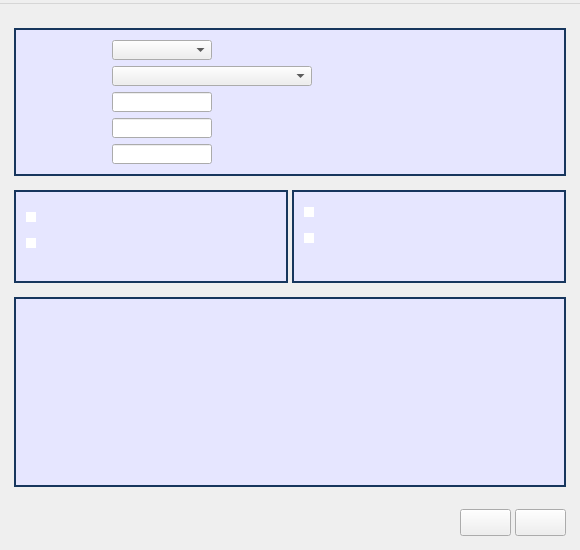
<?xml version="1.0" encoding="UTF-8"?>
<ui version="4.0">
 <class>MainWindow</class>
 <widget class="QMainWindow" name="MainWindow">
  <property name="geometry">
   <rect>
    <x>0</x>
    <y>0</y>
    <width>580</width>
    <height>550</height>
   </rect>
  </property>
  <property name="minimumSize">
   <size>
    <width>580</width>
    <height>550</height>
   </size>
  </property>
  <property name="maximumSize">
   <size>
    <width>580</width>
    <height>583</height>
   </size>
  </property>
  <property name="font">
   <font>
    <pointsize>14</pointsize>
   </font>
  </property>
  <property name="windowTitle">
   <string/>
  </property>
  <property name="windowIcon">
   <iconset resource="resourcescontor.qrc">
    <normaloff>:/images/icons8-blur-80.png</normaloff>:/images/icons8-blur-80.png</iconset>
  </property>
  <property name="styleSheet">
   <string notr="true">QLabel 
{
	font-family: &quot;Segoe UI&quot;;
	font-size: 12pt;
}

QEdit 
{
	font-family: &quot;Segoe UI&quot;;
	font-size: 12pt;
    border-width: 2px;
    border-radius: 10px;
    color: #37F054083F
}

QPushButton 
{
	font-family: &quot;Segoe UI&quot;;
	font-size: 12pt;
}

QComboBox 
{
	font-family: &quot;Segoe UI&quot;;
	font-size: 12pt;
}

QGroupBox  {
    border: 2px solid gray;
    border-color: #FF17365D;
    background-color: #E6E6FF;
	font-family: &quot;Segoe UI&quot;;
	font-size: 12pt;
    margin-top: 10px;
}

QGroupBox::title {
    subcontrol-origin: margin;
    left: 7px;
    padding: -5px 5px 0px 5px;
}

QMenu {
    background-color: white;
    margin: 2px; /* some spacing around the menu */
}

QMenu::item {
    padding: 2px 25px 2px 20px;
    border: 1px solid transparent; /* reserve space for selection border */
}

QMenu::item:selected {
    border-color: darkblue;
    background: rgba(100, 100, 100, 150);
}

QRadioButton::indicator {
    width:                  10px;
    height:                 10px;
    border-radius:       7px;
}

QRadioButton::indicator:checked {
    background-color:       black;
    border:                         4px;
}

QRadioButton::indicator:unchecked {
    background-color:       white;
    border:                         4px;
}


</string>
  </property>
  <property name="iconSize">
   <size>
    <width>50</width>
    <height>50</height>
   </size>
  </property>
  <property name="unifiedTitleAndToolBarOnMac">
   <bool>true</bool>
  </property>
  <widget class="QWidget" name="centralwidget">
   <layout class="QGridLayout" name="gridLayout_5">
    <item row="0" column="0">
     <layout class="QVBoxLayout" name="verticalLayout_5">
      <property name="spacing">
       <number>4</number>
      </property>
      <property name="leftMargin">
       <number>5</number>
      </property>
      <property name="topMargin">
       <number>5</number>
      </property>
      <property name="rightMargin">
       <number>5</number>
      </property>
      <property name="bottomMargin">
       <number>5</number>
      </property>
      <item>
       <widget class="QGroupBox" name="gbInputData">
        <property name="sizePolicy">
         <sizepolicy hsizetype="Preferred" vsizetype="Expanding">
          <horstretch>0</horstretch>
          <verstretch>0</verstretch>
         </sizepolicy>
        </property>
        <property name="maximumSize">
         <size>
          <width>16777215</width>
          <height>200</height>
         </size>
        </property>
        <property name="font">
         <font>
          <family>Segoe UI</family>
          <pointsize>12</pointsize>
         </font>
        </property>
        <property name="title">
         <string/>
        </property>
        <layout class="QGridLayout" name="gridLayout_2">
         <property name="leftMargin">
          <number>10</number>
         </property>
         <property name="topMargin">
          <number>10</number>
         </property>
         <property name="rightMargin">
          <number>10</number>
         </property>
         <property name="bottomMargin">
          <number>10</number>
         </property>
         <item row="2" column="0">
          <layout class="QVBoxLayout" name="verticalLayout_3">
           <item>
            <layout class="QGridLayout" name="gridLayout_6">
             <item row="1" column="1">
              <widget class="QComboBox" name="cbWaterMeterType">
               <property name="minimumSize">
                <size>
                 <width>200</width>
                 <height>0</height>
                </size>
               </property>
               <property name="maximumSize">
                <size>
                 <width>200</width>
                 <height>20</height>
                </size>
               </property>
              </widget>
             </item>
             <item row="4" column="0">
              <widget class="QLabel" name="lbPressure">
               <property name="maximumSize">
                <size>
                 <width>16777215</width>
                 <height>20</height>
                </size>
               </property>
               <property name="text">
                <string/>
               </property>
              </widget>
             </item>
             <item row="2" column="0">
              <widget class="QLabel" name="lbTemperature">
               <property name="minimumSize">
                <size>
                 <width>80</width>
                 <height>20</height>
                </size>
               </property>
               <property name="maximumSize">
                <size>
                 <width>1000</width>
                 <height>20</height>
                </size>
               </property>
               <property name="text">
                <string/>
               </property>
              </widget>
             </item>
             <item row="4" column="1">
              <layout class="QHBoxLayout" name="horizontalLayout_7">
               <item>
                <widget class="QLineEdit" name="lePressure">
                 <property name="minimumSize">
                  <size>
                   <width>100</width>
                   <height>20</height>
                  </size>
                 </property>
                 <property name="maximumSize">
                  <size>
                   <width>100</width>
                   <height>20</height>
                  </size>
                 </property>
                 <property name="font">
                  <font>
                   <pointsize>12</pointsize>
                  </font>
                 </property>
                 <property name="cursorPosition">
                  <number>0</number>
                 </property>
                </widget>
               </item>
               <item>
                <widget class="QLabel" name="lbTab5">
                 <property name="minimumSize">
                  <size>
                   <width>0</width>
                   <height>20</height>
                  </size>
                 </property>
                 <property name="maximumSize">
                  <size>
                   <width>16777215</width>
                   <height>20</height>
                  </size>
                 </property>
                 <property name="text">
                  <string/>
                 </property>
                </widget>
               </item>
              </layout>
             </item>
             <item row="2" column="1">
              <layout class="QHBoxLayout" name="horizontalLayout_5">
               <item>
                <widget class="QLineEdit" name="leTemperature">
                 <property name="minimumSize">
                  <size>
                   <width>100</width>
                   <height>20</height>
                  </size>
                 </property>
                 <property name="maximumSize">
                  <size>
                   <width>100</width>
                   <height>20</height>
                  </size>
                 </property>
                 <property name="font">
                  <font>
                   <pointsize>12</pointsize>
                  </font>
                 </property>
                </widget>
               </item>
               <item>
                <widget class="QLabel" name="lbTab3">
                 <property name="minimumSize">
                  <size>
                   <width>50</width>
                   <height>20</height>
                  </size>
                 </property>
                 <property name="maximumSize">
                  <size>
                   <width>20</width>
                   <height>20</height>
                  </size>
                 </property>
                 <property name="text">
                  <string/>
                 </property>
                </widget>
               </item>
               <item>
                <spacer name="horizontalSpacer_3">
                 <property name="orientation">
                  <enum>Qt::Horizontal</enum>
                 </property>
                 <property name="sizeHint" stdset="0">
                  <size>
                   <width>40</width>
                   <height>20</height>
                  </size>
                 </property>
                </spacer>
               </item>
              </layout>
             </item>
             <item row="3" column="0">
              <widget class="QLabel" name="lbHumidity">
               <property name="minimumSize">
                <size>
                 <width>80</width>
                 <height>20</height>
                </size>
               </property>
               <property name="maximumSize">
                <size>
                 <width>1000</width>
                 <height>20</height>
                </size>
               </property>
               <property name="text">
                <string/>
               </property>
              </widget>
             </item>
             <item row="0" column="1">
              <widget class="QComboBox" name="cbNumberOfWaterMeters">
               <property name="minimumSize">
                <size>
                 <width>100</width>
                 <height>0</height>
                </size>
               </property>
               <property name="maximumSize">
                <size>
                 <width>100</width>
                 <height>20</height>
                </size>
               </property>
              </widget>
             </item>
             <item row="1" column="0">
              <widget class="QLabel" name="lbWaterMeterType">
               <property name="minimumSize">
                <size>
                 <width>80</width>
                 <height>20</height>
                </size>
               </property>
               <property name="maximumSize">
                <size>
                 <width>1000</width>
                 <height>20</height>
                </size>
               </property>
               <property name="text">
                <string/>
               </property>
              </widget>
             </item>
             <item row="0" column="0">
              <widget class="QLabel" name="lbNumberOfWaterMeters">
               <property name="minimumSize">
                <size>
                 <width>80</width>
                 <height>20</height>
                </size>
               </property>
               <property name="maximumSize">
                <size>
                 <width>1000</width>
                 <height>20</height>
                </size>
               </property>
               <property name="text">
                <string/>
               </property>
              </widget>
             </item>
             <item row="3" column="1">
              <layout class="QHBoxLayout" name="horizontalLayout_6">
               <item>
                <widget class="QLineEdit" name="leHumidity">
                 <property name="minimumSize">
                  <size>
                   <width>100</width>
                   <height>20</height>
                  </size>
                 </property>
                 <property name="maximumSize">
                  <size>
                   <width>100</width>
                   <height>20</height>
                  </size>
                 </property>
                 <property name="font">
                  <font>
                   <pointsize>12</pointsize>
                  </font>
                 </property>
                </widget>
               </item>
               <item>
                <widget class="QLabel" name="lbTab4">
                 <property name="minimumSize">
                  <size>
                   <width>50</width>
                   <height>20</height>
                  </size>
                 </property>
                 <property name="maximumSize">
                  <size>
                   <width>20</width>
                   <height>20</height>
                  </size>
                 </property>
                 <property name="text">
                  <string/>
                 </property>
                </widget>
               </item>
               <item>
                <spacer name="horizontalSpacer_5">
                 <property name="orientation">
                  <enum>Qt::Horizontal</enum>
                 </property>
                 <property name="sizeHint" stdset="0">
                  <size>
                   <width>40</width>
                   <height>20</height>
                  </size>
                 </property>
                </spacer>
               </item>
              </layout>
             </item>
            </layout>
           </item>
          </layout>
         </item>
        </layout>
       </widget>
      </item>
      <item>
       <layout class="QHBoxLayout" name="horizontalLayout">
        <item>
         <widget class="QGroupBox" name="gbMeasurementMethod">
          <property name="minimumSize">
           <size>
            <width>120</width>
            <height>0</height>
           </size>
          </property>
          <property name="font">
           <font>
            <family>Segoe UI</family>
            <pointsize>12</pointsize>
           </font>
          </property>
          <property name="title">
           <string/>
          </property>
          <layout class="QGridLayout" name="gridLayout_4">
           <property name="leftMargin">
            <number>10</number>
           </property>
           <property name="topMargin">
            <number>15</number>
           </property>
           <property name="bottomMargin">
            <number>10</number>
           </property>
           <item row="0" column="0">
            <layout class="QVBoxLayout" name="verticalLayout_2">
             <item>
              <widget class="QRadioButton" name="rbGravitmetric">
               <property name="minimumSize">
                <size>
                 <width>200</width>
                 <height>20</height>
                </size>
               </property>
               <property name="maximumSize">
                <size>
                 <width>16777215</width>
                 <height>20</height>
                </size>
               </property>
               <property name="font">
                <font>
                 <pointsize>12</pointsize>
                </font>
               </property>
               <property name="text">
                <string/>
               </property>
              </widget>
             </item>
             <item>
              <widget class="QRadioButton" name="rbVolumetric">
               <property name="minimumSize">
                <size>
                 <width>200</width>
                 <height>20</height>
                </size>
               </property>
               <property name="maximumSize">
                <size>
                 <width>16777215</width>
                 <height>20</height>
                </size>
               </property>
               <property name="font">
                <font>
                 <pointsize>12</pointsize>
                </font>
               </property>
               <property name="text">
                <string/>
               </property>
              </widget>
             </item>
             <item>
              <spacer name="verticalSpacer_3">
               <property name="orientation">
                <enum>Qt::Vertical</enum>
               </property>
               <property name="sizeHint" stdset="0">
                <size>
                 <width>20</width>
                 <height>40</height>
                </size>
               </property>
              </spacer>
             </item>
            </layout>
           </item>
          </layout>
         </widget>
        </item>
        <item>
         <widget class="QGroupBox" name="gbReadMethod">
          <property name="minimumSize">
           <size>
            <width>100</width>
            <height>0</height>
           </size>
          </property>
          <property name="font">
           <font>
            <family>Segoe UI</family>
            <pointsize>12</pointsize>
           </font>
          </property>
          <property name="title">
           <string/>
          </property>
          <layout class="QGridLayout" name="gridLayout_7">
           <property name="leftMargin">
            <number>10</number>
           </property>
           <property name="topMargin">
            <number>10</number>
           </property>
           <property name="rightMargin">
            <number>10</number>
           </property>
           <property name="bottomMargin">
            <number>10</number>
           </property>
           <item row="0" column="0">
            <layout class="QVBoxLayout" name="verticalLayout">
             <item>
              <widget class="QRadioButton" name="rbManual">
               <property name="minimumSize">
                <size>
                 <width>120</width>
                 <height>20</height>
                </size>
               </property>
               <property name="maximumSize">
                <size>
                 <width>16777215</width>
                 <height>20</height>
                </size>
               </property>
               <property name="font">
                <font>
                 <pointsize>12</pointsize>
                </font>
               </property>
               <property name="text">
                <string/>
               </property>
              </widget>
             </item>
             <item>
              <widget class="QRadioButton" name="rbInterface">
               <property name="minimumSize">
                <size>
                 <width>200</width>
                 <height>20</height>
                </size>
               </property>
               <property name="maximumSize">
                <size>
                 <width>16777215</width>
                 <height>20</height>
                </size>
               </property>
               <property name="font">
                <font>
                 <pointsize>12</pointsize>
                </font>
               </property>
               <property name="text">
                <string/>
               </property>
              </widget>
             </item>
             <item>
              <spacer name="verticalSpacer_4">
               <property name="orientation">
                <enum>Qt::Vertical</enum>
               </property>
               <property name="sizeHint" stdset="0">
                <size>
                 <width>20</width>
                 <height>40</height>
                </size>
               </property>
              </spacer>
             </item>
            </layout>
           </item>
          </layout>
         </widget>
        </item>
       </layout>
      </item>
      <item>
       <layout class="QHBoxLayout" name="horizontalLayout_2">
        <property name="spacing">
         <number>5</number>
        </property>
        <item>
         <widget class="QGroupBox" name="gbWaterMeterFeatures">
          <property name="sizePolicy">
           <sizepolicy hsizetype="Preferred" vsizetype="Minimum">
            <horstretch>0</horstretch>
            <verstretch>0</verstretch>
           </sizepolicy>
          </property>
          <property name="maximumSize">
           <size>
            <width>16777215</width>
            <height>200</height>
           </size>
          </property>
          <property name="font">
           <font>
            <family>Segoe UI</family>
            <pointsize>12</pointsize>
           </font>
          </property>
          <property name="title">
           <string/>
          </property>
          <property name="alignment">
           <set>Qt::AlignLeading|Qt::AlignLeft|Qt::AlignTop</set>
          </property>
          <layout class="QGridLayout" name="gridLayout_3">
           <property name="leftMargin">
            <number>10</number>
           </property>
           <property name="topMargin">
            <number>10</number>
           </property>
           <property name="rightMargin">
            <number>10</number>
           </property>
           <property name="bottomMargin">
            <number>10</number>
           </property>
           <item row="0" column="0">
            <layout class="QHBoxLayout" name="horizontalLayout_3">
             <item>
              <layout class="QGridLayout" name="gridLayout">
               <item row="3" column="3">
                <widget class="QLabel" name="lbTransitionFlowUnit">
                 <property name="text">
                  <string/>
                 </property>
                </widget>
               </item>
               <item row="4" column="0">
                <widget class="QLabel" name="lbMinimumFlow">
                 <property name="text">
                  <string/>
                 </property>
                </widget>
               </item>
               <item row="7" column="1">
                <spacer name="verticalSpacer">
                 <property name="orientation">
                  <enum>Qt::Vertical</enum>
                 </property>
                 <property name="sizeHint" stdset="0">
                  <size>
                   <width>20</width>
                   <height>40</height>
                  </size>
                 </property>
                </spacer>
               </item>
               <item row="1" column="1">
                <widget class="QLabel" name="lbMaximumFlowCurrent">
                 <property name="text">
                  <string/>
                 </property>
                </widget>
               </item>
               <item row="2" column="0">
                <widget class="QLabel" name="lbNominalFlow">
                 <property name="text">
                  <string/>
                 </property>
                </widget>
               </item>
               <item row="0" column="3">
                <widget class="QLabel" name="lbNominalDiameterUnit">
                 <property name="text">
                  <string/>
                 </property>
                </widget>
               </item>
               <item row="6" column="1">
                <widget class="QLabel" name="lbNominalErrorCurrent">
                 <property name="text">
                  <string/>
                 </property>
                </widget>
               </item>
               <item row="0" column="1">
                <widget class="QLabel" name="lbNominalDiameterCurrent">
                 <property name="text">
                  <string/>
                 </property>
                </widget>
               </item>
               <item row="2" column="1">
                <widget class="QLabel" name="lbNominalFlowCurrent">
                 <property name="text">
                  <string/>
                 </property>
                </widget>
               </item>
               <item row="3" column="1">
                <widget class="QLabel" name="lbTransitionFlowCurrent">
                 <property name="text">
                  <string/>
                 </property>
                </widget>
               </item>
               <item row="4" column="1">
                <widget class="QLabel" name="lbMinimumFlowCurrent">
                 <property name="text">
                  <string/>
                 </property>
                </widget>
               </item>
               <item row="0" column="4">
                <widget class="QLabel" name="lbTab">
                 <property name="text">
                  <string/>
                 </property>
                </widget>
               </item>
               <item row="0" column="0">
                <widget class="QLabel" name="lbNominalDiameter">
                 <property name="text">
                  <string/>
                 </property>
                </widget>
               </item>
               <item row="5" column="0">
                <widget class="QLabel" name="lbMaximumError">
                 <property name="text">
                  <string/>
                 </property>
                </widget>
               </item>
               <item row="1" column="3">
                <widget class="QLabel" name="lbMaximumFlowUnit">
                 <property name="text">
                  <string/>
                 </property>
                </widget>
               </item>
               <item row="3" column="0">
                <widget class="QLabel" name="lbTransitionFlow">
                 <property name="styleSheet">
                  <string notr="true"/>
                 </property>
                 <property name="text">
                  <string/>
                 </property>
                </widget>
               </item>
               <item row="5" column="1">
                <widget class="QLabel" name="lbMaximumErrorCurrent">
                 <property name="text">
                  <string/>
                 </property>
                </widget>
               </item>
               <item row="5" column="3">
                <widget class="QLabel" name="lbMaximumErrorUnit">
                 <property name="text">
                  <string/>
                 </property>
                </widget>
               </item>
               <item row="6" column="0">
                <widget class="QLabel" name="lbNominalError">
                 <property name="text">
                  <string/>
                 </property>
                </widget>
               </item>
               <item row="2" column="3">
                <widget class="QLabel" name="lbNominalFlowUnit">
                 <property name="text">
                  <string/>
                 </property>
                </widget>
               </item>
               <item row="1" column="0">
                <widget class="QLabel" name="lbMaximumFlow">
                 <property name="text">
                  <string/>
                 </property>
                </widget>
               </item>
               <item row="4" column="3">
                <widget class="QLabel" name="lbMinimumFlowUnit">
                 <property name="text">
                  <string/>
                 </property>
                </widget>
               </item>
               <item row="6" column="3">
                <widget class="QLabel" name="lbNominalErrorUnit">
                 <property name="text">
                  <string/>
                 </property>
                </widget>
               </item>
              </layout>
             </item>
            </layout>
           </item>
           <item row="0" column="1">
            <spacer name="horizontalSpacer">
             <property name="orientation">
              <enum>Qt::Horizontal</enum>
             </property>
             <property name="sizeHint" stdset="0">
              <size>
               <width>40</width>
               <height>20</height>
              </size>
             </property>
            </spacer>
           </item>
          </layout>
         </widget>
        </item>
       </layout>
      </item>
      <item>
       <spacer name="verticalSpacer_2">
        <property name="orientation">
         <enum>Qt::Vertical</enum>
        </property>
        <property name="sizeHint" stdset="0">
         <size>
          <width>20</width>
          <height>40</height>
         </size>
        </property>
       </spacer>
      </item>
      <item>
       <layout class="QHBoxLayout" name="horizontalLayout_4">
        <item>
         <spacer name="horizontalSpacer_2">
          <property name="orientation">
           <enum>Qt::Horizontal</enum>
          </property>
          <property name="sizeHint" stdset="0">
           <size>
            <width>40</width>
            <height>20</height>
           </size>
          </property>
         </spacer>
        </item>
        <item>
         <widget class="QPushButton" name="pbNewSession">
          <property name="text">
           <string/>
          </property>
         </widget>
        </item>
        <item>
         <widget class="QPushButton" name="pbExit">
          <property name="text">
           <string/>
          </property>
         </widget>
        </item>
       </layout>
      </item>
     </layout>
    </item>
   </layout>
  </widget>
  <widget class="QMenuBar" name="menubar">
   <property name="geometry">
    <rect>
     <x>0</x>
     <y>0</y>
     <width>580</width>
     <height>26</height>
    </rect>
   </property>
   <widget class="QMenu" name="menu_File">
    <property name="toolTipDuration">
     <number>-1</number>
    </property>
    <property name="title">
     <string/>
    </property>
    <addaction name="action_StartSession"/>
    <addaction name="separator"/>
    <addaction name="action_ExitApp"/>
   </widget>
   <widget class="QMenu" name="menu_Language">
    <property name="title">
     <string/>
    </property>
    <addaction name="action_English"/>
    <addaction name="action_Romana"/>
   </widget>
   <widget class="QMenu" name="menu_Help">
    <property name="title">
     <string/>
    </property>
    <addaction name="action_General_Description"/>
    <addaction name="action_WaterDensity"/>
    <addaction name="separator"/>
    <addaction name="action_License"/>
    <addaction name="separator"/>
    <addaction name="action_About"/>
   </widget>
   <addaction name="menu_File"/>
   <addaction name="menu_Language"/>
   <addaction name="menu_Help"/>
  </widget>
  <action name="action_StartSession">
   <property name="text">
    <string/>
   </property>
  </action>
  <action name="action_Save">
   <property name="text">
    <string>&amp;Save</string>
   </property>
  </action>
  <action name="action_Print">
   <property name="text">
    <string>&amp;Print</string>
   </property>
  </action>
  <action name="action_Exit">
   <property name="text">
    <string>&amp;Exit</string>
   </property>
  </action>
  <action name="action_ExitApp">
   <property name="text">
    <string/>
   </property>
  </action>
  <action name="action_English">
   <property name="text">
    <string/>
   </property>
  </action>
  <action name="action_Romana">
   <property name="text">
    <string/>
   </property>
  </action>
  <action name="action_General_Description">
   <property name="text">
    <string/>
   </property>
  </action>
  <action name="action_WaterDensity">
   <property name="text">
    <string/>
   </property>
  </action>
  <action name="actionLineEntry">
   <property name="icon">
    <iconset theme="accessories-character-map">
     <normaloff>.</normaloff>.</iconset>
   </property>
   <property name="text">
    <string>LineEntry</string>
   </property>
   <property name="toolTip">
    <string>water meter entry</string>
   </property>
  </action>
  <action name="actionAbout">
   <property name="text">
    <string>About</string>
   </property>
  </action>
  <action name="action_License">
   <property name="text">
    <string/>
   </property>
  </action>
  <action name="action_About">
   <property name="text">
    <string/>
   </property>
  </action>
 </widget>
 <tabstops>
  <tabstop>cbNumberOfWaterMeters</tabstop>
  <tabstop>cbWaterMeterType</tabstop>
  <tabstop>rbVolumetric</tabstop>
  <tabstop>rbManual</tabstop>
  <tabstop>rbInterface</tabstop>
  <tabstop>pbNewSession</tabstop>
  <tabstop>pbExit</tabstop>
 </tabstops>
 <resources>
  <include location="resourcescontor.qrc"/>
 </resources>
 <connections>
  <connection>
   <sender>pbExit</sender>
   <signal>clicked()</signal>
   <receiver>MainWindow</receiver>
   <slot>slot1()</slot>
   <hints>
    <hint type="sourcelabel">
     <x>521</x>
     <y>520</y>
    </hint>
    <hint type="destinationlabel">
     <x>252</x>
     <y>522</y>
    </hint>
   </hints>
  </connection>
 </connections>
 <slots>
  <slot>slot1()</slot>
 </slots>
</ui>
